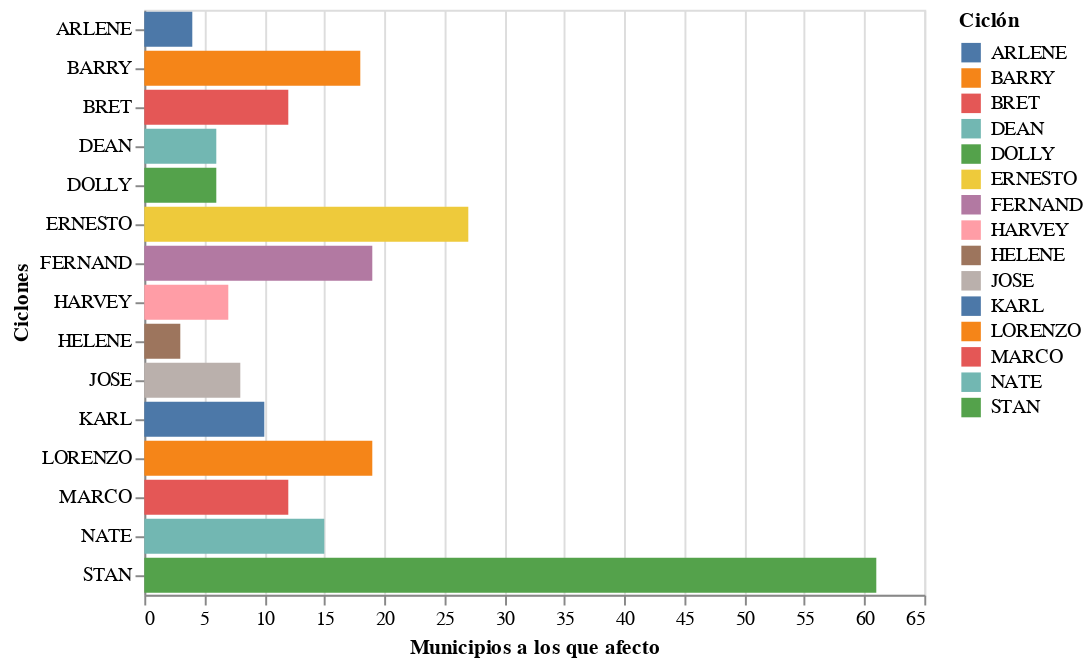

The cell this chart's notebook holds for it:
### Markdown cell above
#### **Ciclón y total de municipios a los que afectó.**
#### ***Figura 3️⃣***

### Code cell
ciclonMun = dataCiclon.groupby( 'nombre' )[['municipios_que_afecto']].size().reset_index(name='nuMun')

alt.Chart(ciclonMun).mark_bar().encode(
  alt.X('nuMun:Q', stack='zero', title="Municipios a los que afecto"),
  alt.Y('nombre:N', title="Ciclones"),
  alt.Color('nombre', title='Ciclón')
)

### Figure 1 — Vega-Lite specification as saved in the notebook (floating-point values rounded to 4 significant figures)
{"config": {"view": {"continuousWidth": 400, "continuousHeight": 300}}, "data": {"name": "data-f495c36496962a92508a2be750c0ca7f"}, "mark": "bar", "encoding": {"color": {"type": "nominal", "field": "nombre", "title": "Ciclón"}, "x": {"type": "quantitative", "field": "nuMun", "stack": "zero", "title": "Municipios a los que afecto"}, "y": {"type": "nominal", "field": "nombre", "title": "Ciclones"}}, "$schema": "https://vega.github.io/schema/vega-lite/v4.8.1.json", "datasets": {"data-f495c36496962a92508a2be750c0ca7f": [{"nombre": "ARLENE", "nuMun": 4}, {"nombre": "BARRY", "nuMun": 18}, {"nombre": "BRET", "nuMun": 12}, {"nombre": "DEAN", "nuMun": 6}, {"nombre": "DOLLY", "nuMun": 6}, {"nombre": "ERNESTO", "nuMun": 27}, {"nombre": "FERNAND", "nuMun": 19}, {"nombre": "HARVEY", "nuMun": 7}, {"nombre": "HELENE", "nuMun": 3}, {"nombre": "JOSE", "nuMun": 8}, {"nombre": "KARL", "nuMun": 10}, {"nombre": "LORENZO", "nuMun": 19}, {"nombre": "MARCO", "nuMun": 12}, {"nombre": "NATE", "nuMun": 15}, {"nombre": "STAN", "nuMun": 61}]}}
